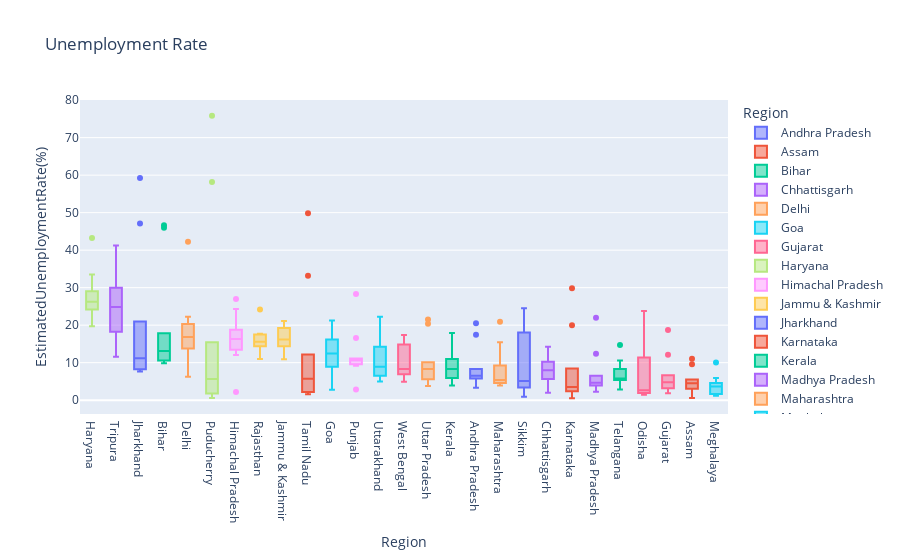

The code cell stored with this chart in its notebook:
### Code cell
fig=px.box(df,x="Region",y='EstimatedUnemploymentRate(%)',color='Region',title='Unemployment Rate')
fig.update_layout(xaxis={'categoryorder':'total descending'})
fig.show()

### Figure 1 — Plotly figure (JSON) as saved in the notebook; plotly's stock layout.template omitted (floating-point values rounded to 4 significant figures)
{"data": [{"alignmentgroup": "True", "hovertemplate": "Region=%{x}<br>EstimatedUnemploymentRate(%)=%{y}<extra></extra>", "legendgroup": "Andhra Pradesh", "marker": {"color": "#636efa"}, "name": "Andhra Pradesh", "notched": false, "offsetgroup": "Andhra Pradesh", "orientation": "v", "showlegend": true, "type": "box", "x": ["Andhra Pradesh", "Andhra Pradesh", "Andhra Pradesh", "Andhra Pradesh", "Andhra Pradesh", "Andhra Pradesh", "Andhra Pradesh", "Andhra Pradesh", "Andhra Pradesh", "Andhra Pradesh"], "x0": " ", "xaxis": "x", "y": [5.48, 5.83, 5.79, 20.51, 17.43, 3.31, 8.34, 6.96, 6.4, 6.59], "y0": " ", "yaxis": "y"}, {"alignmentgroup": "True", "hovertemplate": "Region=%{x}<br>EstimatedUnemploymentRate(%)=%{y}<extra></extra>", "legendgroup": "Assam", "marker": {"color": "#EF553B"}, "name": "Assam", "notched": false, "offsetgroup": "Assam", "orientation": "v", "showlegend": true, "type": "box", "x": ["Assam", "Assam", "Assam", "Assam", "Assam", "Assam", "Assam", "Assam", "Assam", "Assam"], "x0": " ", "xaxis": "x", "y": [4.66, 4.41, 4.77, 11.06, 9.55, 0.6, 3.77, 5.53, 1.19, 3.02], "y0": " ", "yaxis": "y"}, {"alignmentgroup": "True", "hovertemplate": "Region=%{x}<br>EstimatedUnemploymentRate(%)=%{y}<extra></extra>", "legendgroup": "Bihar", "marker": {"color": "#00cc96"}, "name": "Bihar", "notched": false, "offsetgroup": "Bihar", "orientation": "v", "showlegend": true, "type": "box", "x": ["Bihar", "Bihar", "Bihar", "Bihar", "Bihar", "Bihar", "Bihar", "Bihar", "Bihar", "Bihar"], "x0": " ", "xaxis": "x", "y": [10.61, 10.29, 15.43, 46.64, 45.96, 17.82, 12.79, 13.44, 11.91, 9.82], "y0": " ", "yaxis": "y"}, {"alignmentgroup": "True", "hovertemplate": "Region=%{x}<br>EstimatedUnemploymentRate(%)=%{y}<extra></extra>", "legendgroup": "Chhattisgarh", "marker": {"color": "#ab63fa"}, "name": "Chhattisgarh", "notched": false, "offsetgroup": "Chhattisgarh", "orientation": "v", "showlegend": true, "type": "box", "x": ["Chhattisgarh", "Chhattisgarh", "Chhattisgarh", "Chhattisgarh", "Chhattisgarh", "Chhattisgarh", "Chhattisgarh", "Chhattisgarh", "Chhattisgarh", "Chhattisgarh"], "x0": " ", "xaxis": "x", "y": [9.65, 8.38, 7.54, 3.41, 10.5, 14.23, 10.27, 5.63, 1.96, 6.62], "y0": " ", "yaxis": "y"}, {"alignmentgroup": "True", "hovertemplate": "Region=%{x}<br>EstimatedUnemploymentRate(%)=%{y}<extra></extra>", "legendgroup": "Delhi", "marker": {"color": "#FFA15A"}, "name": "Delhi", "notched": false, "offsetgroup": "Delhi", "orientation": "v", "showlegend": true, "type": "box", "x": ["Delhi", "Delhi", "Delhi", "Delhi", "Delhi", "Delhi", "Delhi", "Delhi", "Delhi", "Delhi"], "x0": " ", "xaxis": "x", "y": [22.23, 14.84, 17.04, 16.68, 42.27, 18.19, 20.3, 13.79, 12.53, 6.27], "y0": " ", "yaxis": "y"}, {"alignmentgroup": "True", "hovertemplate": "Region=%{x}<br>EstimatedUnemploymentRate(%)=%{y}<extra></extra>", "legendgroup": "Goa", "marker": {"color": "#19d3f3"}, "name": "Goa", "notched": false, "offsetgroup": "Goa", "orientation": "v", "showlegend": true, "type": "box", "x": ["Goa", "Goa", "Goa", "Goa", "Goa", "Goa", "Goa", "Goa", "Goa", "Goa"], "x0": " ", "xaxis": "x", "y": [8.89, 2.81, 5.25, 13.31, 21.25, 9.96, 17.07, 16.21, 15.38, 11.54], "y0": " ", "yaxis": "y"}, {"alignmentgroup": "True", "hovertemplate": "Region=%{x}<br>EstimatedUnemploymentRate(%)=%{y}<extra></extra>", "legendgroup": "Gujarat", "marker": {"color": "#FF6692"}, "name": "Gujarat", "notched": false, "offsetgroup": "Gujarat", "orientation": "v", "showlegend": true, "type": "box", "x": ["Gujarat", "Gujarat", "Gujarat", "Gujarat", "Gujarat", "Gujarat", "Gujarat", "Gujarat", "Gujarat", "Gujarat"], "x0": " ", "xaxis": "x", "y": [5.54, 6.38, 6.66, 18.71, 12.11, 3.2, 1.84, 1.87, 3.42, 4.03], "y0": " ", "yaxis": "y"}, {"alignmentgroup": "True", "hovertemplate": "Region=%{x}<br>EstimatedUnemploymentRate(%)=%{y}<extra></extra>", "legendgroup": "Haryana", "marker": {"color": "#B6E880"}, "name": "Haryana", "notched": false, "offsetgroup": "Haryana", "orientation": "v", "showlegend": true, "type": "box", "x": ["Haryana", "Haryana", "Haryana", "Haryana", "Haryana", "Haryana", "Haryana", "Haryana", "Haryana", "Haryana"], "x0": " ", "xaxis": "x", "y": [20.34, 25.77, 25.05, 43.22, 29.02, 26.7, 24.18, 33.5, 19.68, 27.31], "y0": " ", "yaxis": "y"}, {"alignmentgroup": "True", "hovertemplate": "Region=%{x}<br>EstimatedUnemploymentRate(%)=%{y}<extra></extra>", "legendgroup": "Himachal Pradesh", "marker": {"color": "#FF97FF"}, "name": "Himachal Pradesh", "notched": false, "offsetgroup": "Himachal Pradesh", "orientation": "v", "showlegend": true, "type": "box", "x": ["Himachal Pradesh", "Himachal Pradesh", "Himachal Pradesh", "Himachal Pradesh", "Himachal Pradesh", "Himachal Pradesh", "Himachal Pradesh", "Himachal Pradesh", "Himachal Pradesh", "Himachal Pradesh"], "x0": " ", "xaxis": "x", "y": [16.83, 16.84, 18.76, 2.2, 26.95, 13.47, 24.31, 15.79, 12.04, 13.46], "y0": " ", "yaxis": "y"}, {"alignmentgroup": "True", "hovertemplate": "Region=%{x}<br>EstimatedUnemploymentRate(%)=%{y}<extra></extra>", "legendgroup": "Jammu & Kashmir", "marker": {"color": "#FECB52"}, "name": "Jammu & Kashmir", "notched": false, "offsetgroup": "Jammu & Kashmir", "orientation": "v", "showlegend": true, "type": "box", "x": ["Jammu & Kashmir", "Jammu & Kashmir", "Jammu & Kashmir", "Jammu & Kashmir", "Jammu & Kashmir", "Jammu & Kashmir", "Jammu & Kashmir", "Jammu & Kashmir", "Jammu & Kashmir"], "x0": " ", "xaxis": "x", "y": [21.08, 20.78, 15.5, 18.74, 17.92, 10.88, 11.09, 16.17, 16.14], "y0": " ", "yaxis": "y"}, {"alignmentgroup": "True", "hovertemplate": "Region=%{x}<br>EstimatedUnemploymentRate(%)=%{y}<extra></extra>", "legendgroup": "Jharkhand", "marker": {"color": "#636efa"}, "name": "Jharkhand", "notched": false, "offsetgroup": "Jharkhand", "orientation": "v", "showlegend": true, "type": "box", "x": ["Jharkhand", "Jharkhand", "Jharkhand", "Jharkhand", "Jharkhand", "Jharkhand", "Jharkhand", "Jharkhand", "Jharkhand", "Jharkhand"], "x0": " ", "xaxis": "x", "y": [10.61, 11.85, 8.23, 47.09, 59.23, 20.95, 7.63, 9.76, 8.24, 11.8], "y0": " ", "yaxis": "y"}, {"alignmentgroup": "True", "hovertemplate": "Region=%{x}<br>EstimatedUnemploymentRate(%)=%{y}<extra></extra>", "legendgroup": "Karnataka", "marker": {"color": "#EF553B"}, "name": "Karnataka", "notched": false, "offsetgroup": "Karnataka", "orientation": "v", "showlegend": true, "type": "box", "x": ["Karnataka", "Karnataka", "Karnataka", "Karnataka", "Karnataka", "Karnataka", "Karnataka", "Karnataka", "Karnataka", "Karnataka"], "x0": " ", "xaxis": "x", "y": [2.86, 3.61, 3.46, 29.84, 19.97, 8.44, 4.01, 0.5, 2.41, 1.58], "y0": " ", "yaxis": "y"}, {"alignmentgroup": "True", "hovertemplate": "Region=%{x}<br>EstimatedUnemploymentRate(%)=%{y}<extra></extra>", "legendgroup": "Kerala", "marker": {"color": "#00cc96"}, "name": "Kerala", "notched": false, "offsetgroup": "Kerala", "orientation": "v", "showlegend": true, "type": "box", "x": ["Kerala", "Kerala", "Kerala", "Kerala", "Kerala", "Kerala", "Kerala", "Kerala", "Kerala", "Kerala"], "x0": " ", "xaxis": "x", "y": [5.31, 7.6, 8.99, 16.99, 17.88, 9.71, 7.09, 10.98, 5.91, 3.88], "y0": " ", "yaxis": "y"}, {"alignmentgroup": "True", "hovertemplate": "Region=%{x}<br>EstimatedUnemploymentRate(%)=%{y}<extra></extra>", "legendgroup": "Madhya Pradesh", "marker": {"color": "#ab63fa"}, "name": "Madhya Pradesh", "notched": false, "offsetgroup": "Madhya Pradesh", "orientation": "v", "showlegend": true, "type": "box", "x": ["Madhya Pradesh", "Madhya Pradesh", "Madhya Pradesh", "Madhya Pradesh", "Madhya Pradesh", "Madhya Pradesh", "Madhya Pradesh", "Madhya Pradesh", "Madhya Pradesh", "Madhya Pradesh"], "x0": " ", "xaxis": "x", "y": [4.11, 4.57, 2.22, 12.36, 21.98, 6.48, 5.08, 4.7, 3.91, 3.13], "y0": " ", "yaxis": "y"}, {"alignmentgroup": "True", "hovertemplate": "Region=%{x}<br>EstimatedUnemploymentRate(%)=%{y}<extra></extra>", "legendgroup": "Maharashtra", "marker": {"color": "#FFA15A"}, "name": "Maharashtra", "notched": false, "offsetgroup": "Maharashtra", "orientation": "v", "showlegend": true, "type": "box", "x": ["Maharashtra", "Maharashtra", "Maharashtra", "Maharashtra", "Maharashtra", "Maharashtra", "Maharashtra", "Maharashtra", "Maharashtra", "Maharashtra"], "x0": " ", "xaxis": "x", "y": [4.95, 4.69, 5.79, 20.9, 15.46, 9.23, 3.89, 6.23, 4.55, 4.1], "y0": " ", "yaxis": "y"}, {"alignmentgroup": "True", "hovertemplate": "Region=%{x}<br>EstimatedUnemploymentRate(%)=%{y}<extra></extra>", "legendgroup": "Meghalaya", "marker": {"color": "#19d3f3"}, "name": "Meghalaya", "notched": false, "offsetgroup": "Meghalaya", "orientation": "v", "showlegend": true, "type": "box", "x": ["Meghalaya", "Meghalaya", "Meghalaya", "Meghalaya", "Meghalaya", "Meghalaya", "Meghalaya", "Meghalaya", "Meghalaya", "Meghalaya"], "x0": " ", "xaxis": "x", "y": [1.66, 3.59, 1.58, 10.03, 5.92, 1.15, 2.1, 3.74, 4.29, 4.6], "y0": " ", "yaxis": "y"}, {"alignmentgroup": "True", "hovertemplate": "Region=%{x}<br>EstimatedUnemploymentRate(%)=%{y}<extra></extra>", "legendgroup": "Odisha", "marker": {"color": "#FF6692"}, "name": "Odisha", "notched": false, "offsetgroup": "Odisha", "orientation": "v", "showlegend": true, "type": "box", "x": ["Odisha", "Odisha", "Odisha", "Odisha", "Odisha", "Odisha", "Odisha", "Odisha", "Odisha", "Odisha"], "x0": " ", "xaxis": "x", "y": [1.9, 3.12, 13.08, 23.76, 11.41, 3.77, 1.88, 1.42, 2.1, 2.18], "y0": " ", "yaxis": "y"}, {"alignmentgroup": "True", "hovertemplate": "Region=%{x}<br>EstimatedUnemploymentRate(%)=%{y}<extra></extra>", "legendgroup": "Puducherry", "marker": {"color": "#B6E880"}, "name": "Puducherry", "notched": false, "offsetgroup": "Puducherry", "orientation": "v", "showlegend": true, "type": "box", "x": ["Puducherry", "Puducherry", "Puducherry", "Puducherry", "Puducherry", "Puducherry", "Puducherry", "Puducherry", "Puducherry", "Puducherry"], "x0": " ", "xaxis": "x", "y": [0.58, 1.76, 1.2, 75.85, 58.19, 4.24, 15.47, 5.05, 10.9, 6.18], "y0": " ", "yaxis": "y"}, {"alignmentgroup": "True", "hovertemplate": "Region=%{x}<br>EstimatedUnemploymentRate(%)=%{y}<extra></extra>", "legendgroup": "Punjab", "marker": {"color": "#FF97FF"}, "name": "Punjab", "notched": false, "offsetgroup": "Punjab", "orientation": "v", "showlegend": true, "type": "box", "x": ["Punjab", "Punjab", "Punjab", "Punjab", "Punjab", "Punjab", "Punjab", "Punjab", "Punjab", "Punjab"], "x0": " ", "xaxis": "x", "y": [11.11, 10.97, 10.32, 2.86, 28.33, 16.55, 9.19, 10.99, 9.61, 9.88], "y0": " ", "yaxis": "y"}, {"alignmentgroup": "True", "hovertemplate": "Region=%{x}<br>EstimatedUnemploymentRate(%)=%{y}<extra></extra>", "legendgroup": "Rajasthan", "marker": {"color": "#FECB52"}, "name": "Rajasthan", "notched": false, "offsetgroup": "Rajasthan", "orientation": "v", "showlegend": true, "type": "box", "x": ["Rajasthan", "Rajasthan", "Rajasthan", "Rajasthan", "Rajasthan", "Rajasthan", "Rajasthan", "Rajasthan", "Rajasthan", "Rajasthan"], "x0": " ", "xaxis": "x", "y": [10.97, 15.16, 11.9, 17.7, 15.74, 14.39, 15.81, 17.51, 15.35, 24.15], "y0": " ", "yaxis": "y"}, {"alignmentgroup": "True", "hovertemplate": "Region=%{x}<br>EstimatedUnemploymentRate(%)=%{y}<extra></extra>", "legendgroup": "Sikkim", "marker": {"color": "#636efa"}, "name": "Sikkim", "notched": false, "offsetgroup": "Sikkim", "orientation": "v", "showlegend": true, "type": "box", "x": ["Sikkim", "Sikkim", "Sikkim", "Sikkim", "Sikkim", "Sikkim", "Sikkim", "Sikkim"], "x0": " ", "xaxis": "x", "y": [23.57, 2.28, 24.51, 4.46, 4.45, 12.49, 5.7, 0.88], "y0": " ", "yaxis": "y"}, {"alignmentgroup": "True", "hovertemplate": "Region=%{x}<br>EstimatedUnemploymentRate(%)=%{y}<extra></extra>", "legendgroup": "Tamil Nadu", "marker": {"color": "#EF553B"}, "name": "Tamil Nadu", "notched": false, "offsetgroup": "Tamil Nadu", "orientation": "v", "showlegend": true, "type": "box", "x": ["Tamil Nadu", "Tamil Nadu", "Tamil Nadu", "Tamil Nadu", "Tamil Nadu", "Tamil Nadu", "Tamil Nadu", "Tamil Nadu", "Tamil Nadu", "Tamil Nadu"], "x0": " ", "xaxis": "x", "y": [1.57, 2.09, 6.4, 49.83, 33.16, 12.2, 6.81, 2.65, 5, 2.16], "y0": " ", "yaxis": "y"}, {"alignmentgroup": "True", "hovertemplate": "Region=%{x}<br>EstimatedUnemploymentRate(%)=%{y}<extra></extra>", "legendgroup": "Telangana", "marker": {"color": "#00cc96"}, "name": "Telangana", "notched": false, "offsetgroup": "Telangana", "orientation": "v", "showlegend": true, "type": "box", "x": ["Telangana", "Telangana", "Telangana", "Telangana", "Telangana", "Telangana", "Telangana", "Telangana", "Telangana", "Telangana"], "x0": " ", "xaxis": "x", "y": [5.49, 8.29, 5.77, 6.25, 14.7, 10.55, 5.36, 5.79, 3.27, 2.86], "y0": " ", "yaxis": "y"}, {"alignmentgroup": "True", "hovertemplate": "Region=%{x}<br>EstimatedUnemploymentRate(%)=%{y}<extra></extra>", "legendgroup": "Tripura", "marker": {"color": "#ab63fa"}, "name": "Tripura", "notched": false, "offsetgroup": "Tripura", "orientation": "v", "showlegend": true, "type": "box", "x": ["Tripura", "Tripura", "Tripura", "Tripura", "Tripura", "Tripura", "Tripura", "Tripura", "Tripura", "Tripura"], "x0": " ", "xaxis": "x", "y": [32.67, 28.4, 29.95, 41.23, 21.51, 21.71, 18.24, 27.92, 17.35, 11.57], "y0": " ", "yaxis": "y"}, {"alignmentgroup": "True", "hovertemplate": "Region=%{x}<br>EstimatedUnemploymentRate(%)=%{y}<extra></extra>", "legendgroup": "Uttar Pradesh", "marker": {"color": "#FFA15A"}, "name": "Uttar Pradesh", "notched": false, "offsetgroup": "Uttar Pradesh", "orientation": "v", "showlegend": true, "type": "box", "x": ["Uttar Pradesh", "Uttar Pradesh", "Uttar Pradesh", "Uttar Pradesh", "Uttar Pradesh", "Uttar Pradesh", "Uttar Pradesh", "Uttar Pradesh", "Uttar Pradesh", "Uttar Pradesh"], "x0": " ", "xaxis": "x", "y": [7.58, 8.98, 10.11, 21.54, 20.41, 9.47, 5.56, 5.79, 4.18, 3.75], "y0": " ", "yaxis": "y"}, {"alignmentgroup": "True", "hovertemplate": "Region=%{x}<br>EstimatedUnemploymentRate(%)=%{y}<extra></extra>", "legendgroup": "Uttarakhand", "marker": {"color": "#19d3f3"}, "name": "Uttarakhand", "notched": false, "offsetgroup": "Uttarakhand", "orientation": "v", "showlegend": true, "type": "box", "x": ["Uttarakhand", "Uttarakhand", "Uttarakhand", "Uttarakhand", "Uttarakhand", "Uttarakhand", "Uttarakhand", "Uttarakhand", "Uttarakhand", "Uttarakhand"], "x0": " ", "xaxis": "x", "y": [5.49, 4.99, 19.85, 6.48, 8.01, 8.61, 12.38, 14.26, 22.26, 9.23], "y0": " ", "yaxis": "y"}, {"alignmentgroup": "True", "hovertemplate": "Region=%{x}<br>EstimatedUnemploymentRate(%)=%{y}<extra></extra>", "legendgroup": "West Bengal", "marker": {"color": "#FF6692"}, "name": "West Bengal", "notched": false, "offsetgroup": "West Bengal", "orientation": "v", "showlegend": true, "type": "box", "x": ["West Bengal", "West Bengal", "West Bengal", "West Bengal", "West Bengal", "West Bengal", "West Bengal", "West Bengal", "West Bengal", "West Bengal"], "x0": " ", "xaxis": "x", "y": [6.94, 4.92, 6.92, 17.41, 17.41, 7.29, 6.83, 14.87, 9.35, 9.98], "y0": " ", "yaxis": "y"}], "layout": {"boxmode": "overlay", "legend": {"title": {"text": "Region"}, "tracegroupgap": 0}, "title": {"text": "Unemployment Rate"}, "xaxis": {"anchor": "y", "categoryarray": ["Andhra Pradesh", "Assam", "Bihar", "Chhattisgarh", "Delhi", "Goa", "Gujarat", "Haryana", "Himachal Pradesh", "Jammu & Kashmir", "Jharkhand", "Karnataka", "Kerala", "Madhya Pradesh", "Maharashtra", "Meghalaya", "Odisha", "Puducherry", "Punjab", "Rajasthan", "Sikkim", "Tamil Nadu", "Telangana", "Tripura", "Uttar Pradesh", "Uttarakhand", "West Bengal"], "categoryorder": "total descending", "domain": [0, 1], "title": {"text": "Region"}}, "yaxis": {"anchor": "x", "domain": [0, 1], "title": {"text": "EstimatedUnemploymentRate(%)"}}}}
